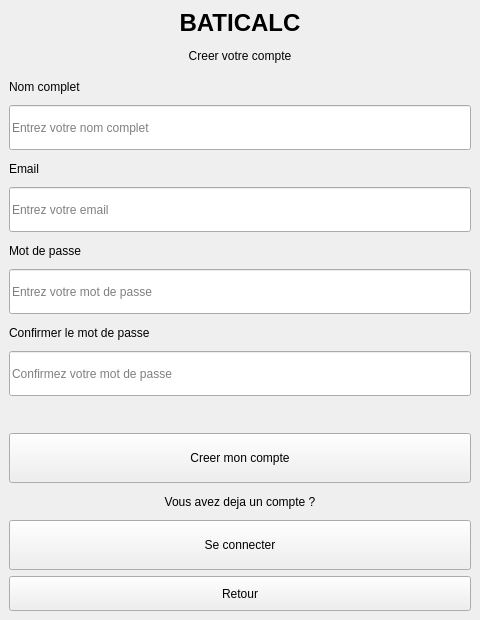
<ui version="4.0">
 <class>RegisterWindow</class>
 <widget class="QMainWindow" name="RegisterWindow">
  <property name="geometry"><rect><x>0</x><y>0</y><width>480</width><height>620</height></rect></property>
  <property name="windowTitle"><string>BATICALC - Inscription</string></property>
  <widget class="QWidget" name="centralwidget">
   <layout class="QVBoxLayout" name="verticalLayout">
    <item>
     <widget class="QLabel" name="label_title">
      <property name="text"><string>&lt;h1&gt;BATICALC&lt;/h1&gt;</string></property>
      <property name="alignment"><set>Qt::AlignCenter</set></property>
     </widget>
    </item>
    <item>
     <widget class="QLabel" name="label_subtitle">
      <property name="text"><string>Creer votre compte</string></property>
      <property name="alignment"><set>Qt::AlignCenter</set></property>
     </widget>
    </item>
    <item><widget class="QLabel" name="label_nom"><property name="text"><string>Nom complet</string></property></widget></item>
    <item>
     <widget class="QLineEdit" name="input_nom">
      <property name="minimumSize"><size><width>0</width><height>45</height></size></property>
      <property name="placeholderText"><string>Entrez votre nom complet</string></property>
     </widget>
    </item>
    <item><widget class="QLabel" name="label_email"><property name="text"><string>Email</string></property></widget></item>
    <item>
     <widget class="QLineEdit" name="input_email">
      <property name="minimumSize"><size><width>0</width><height>45</height></size></property>
      <property name="placeholderText"><string>Entrez votre email</string></property>
     </widget>
    </item>
    <item><widget class="QLabel" name="label_mdp"><property name="text"><string>Mot de passe</string></property></widget></item>
    <item>
     <widget class="QLineEdit" name="input_mdp">
      <property name="minimumSize"><size><width>0</width><height>45</height></size></property>
      <property name="placeholderText"><string>Entrez votre mot de passe</string></property>
      <property name="echoMode"><enum>QLineEdit::Password</enum></property>
     </widget>
    </item>
    <item><widget class="QLabel" name="label_confirm"><property name="text"><string>Confirmer le mot de passe</string></property></widget></item>
    <item>
     <widget class="QLineEdit" name="input_confirm">
      <property name="minimumSize"><size><width>0</width><height>45</height></size></property>
      <property name="placeholderText"><string>Confirmez votre mot de passe</string></property>
      <property name="echoMode"><enum>QLineEdit::Password</enum></property>
     </widget>
    </item>
    <item>
     <widget class="QLabel" name="label_error">
      <property name="text"><string></string></property>
      <property name="alignment"><set>Qt::AlignCenter</set></property>
     </widget>
    </item>
    <item>
     <widget class="QPushButton" name="btn_register">
      <property name="minimumSize"><size><width>0</width><height>50</height></size></property>
      <property name="text"><string>Creer mon compte</string></property>
     </widget>
    </item>
    <item><widget class="QLabel" name="label_sep"><property name="text"><string>Vous avez deja un compte ?</string></property><property name="alignment"><set>Qt::AlignCenter</set></property></widget></item>
    <item>
     <widget class="QPushButton" name="btn_goto_login">
      <property name="minimumSize"><size><width>0</width><height>50</height></size></property>
      <property name="text"><string>Se connecter</string></property>
     </widget>
    </item>
    <item>
     <widget class="QPushButton" name="btn_back">
      <property name="minimumSize"><size><width>0</width><height>35</height></size></property>
      <property name="text"><string>Retour</string></property>
     </widget>
    </item>
   </layout>
  </widget>
 </widget>
 <resources/><connections/>
</ui>
